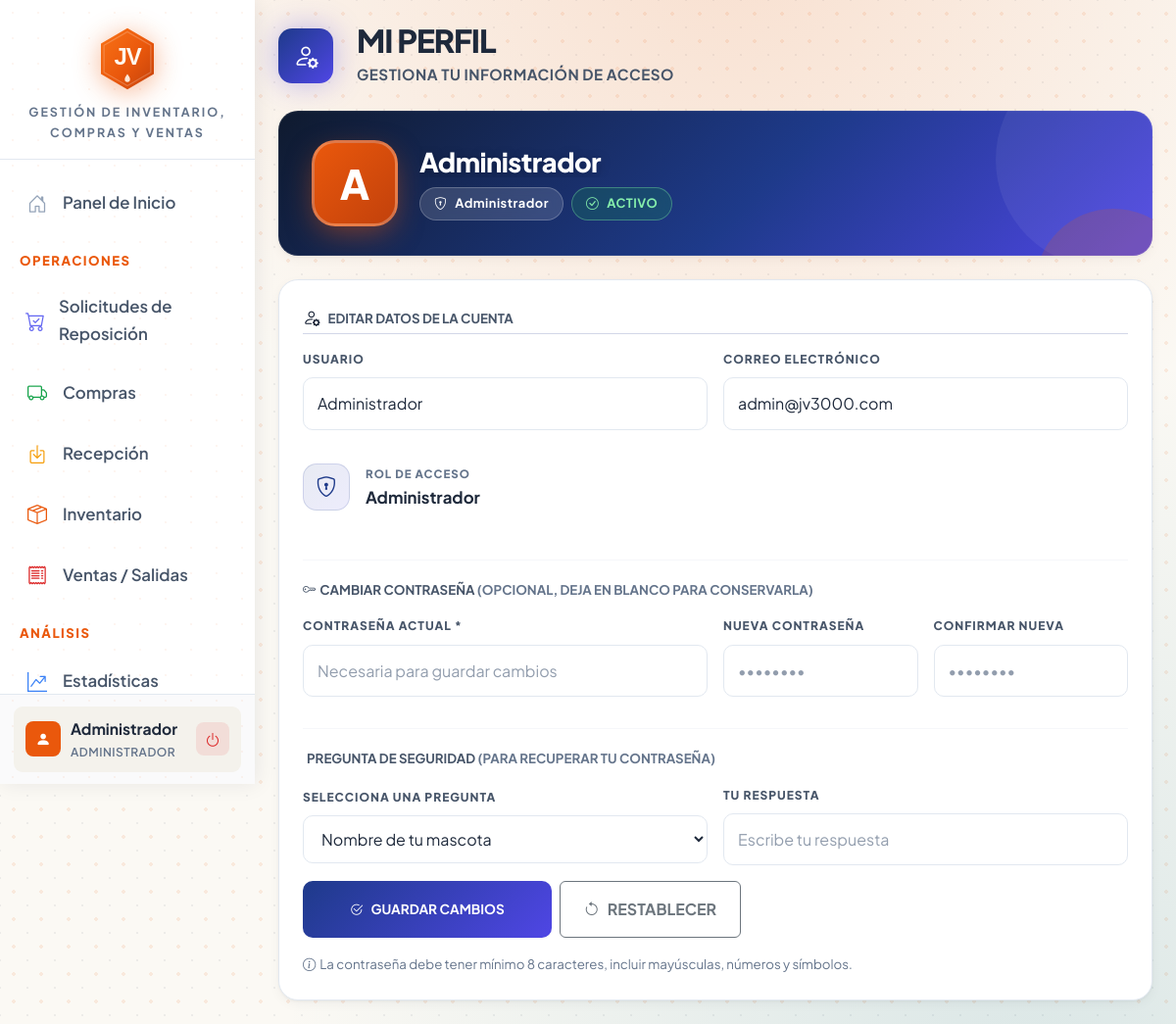
/dashboard/perfil.php (signed in), run on the app's committed database.
### tables this page shows
CREATE TABLE `usuarios` (
  `id_usuario` int(11) NOT NULL AUTO_INCREMENT,
  `usuario` varchar(50) NOT NULL,
  `correo` varchar(100) NOT NULL,
  `password` varchar(255) NOT NULL,
  `id_rol` int(11) DEFAULT NULL,
  `status` enum('Activo','Inactivo') NOT NULL DEFAULT 'Activo',
  `aprobado` tinyint(1) DEFAULT 0 COMMENT '0=Pendiente, 1=Aprobado',
  `pregunta_seguridad` varchar(200) DEFAULT NULL,
  `respuesta_seguridad` varchar(255) DEFAULT NULL,
  PRIMARY KEY (`id_usuario`),
  UNIQUE KEY `idx_user` (`usuario`),
  UNIQUE KEY `idx_email` (`correo`),
  KEY `fk_rol` (`id_rol`),
  CONSTRAINT `fk_usuarios_rol` FOREIGN KEY (`id_rol`) REFERENCES `roles` (`id_rol`)
);

### includes/Database.php (called while the page is built, shortened)
<?php
class Database
{
    private static ?self $instance = null;
    private ?mysqli $conn = null;
    public static function getInstance(): self
    {
        if (self::$instance === null) {
            self::$instance = new self();
        }
        return self::$instance;
    }
    public function connect(string $host, string $user, string $pass, string $db): void
    {
        $this->conn = new mysqli($host, $user, $pass, $db);
        $this->conn->set_charset('utf8mb4');
        $this->conn->autocommit(true);
    }
    public function execute(string $sql, array $params = []): mysqli_stmt
    {
        $stmt = $this->conn->prepare($sql);
        if (!empty($params)) {
            $types = '';
            $bindValues = [];
            foreach ($params as $p) {
                if (is_int($p)) {
                    $types .= 'i';
                } elseif (is_float($p)) {
                    $types .= 'd';
                } elseif (is_null($p)) {
                    $types .= 's';
                    $p = null;
                } else {
                    $types .= 's';
                }
                $bindValues[] = $p;
            }
            if (!empty($bindValues)) {
                $stmt->bind_param($types, ...$bindValues);
            }
        }
        if (!$stmt->execute()) {
            throw new RuntimeException('Error ejecutando consulta: ' . $stmt->error);
        }
        return $stmt;
    }
    public function fetchOne(string $sql, array $params = []): ?array
    {
        $stmt = $this->execute($sql, $params);
        $result = $stmt->get_result();
        $row = $result->fetch_assoc();
        return $row ?: null;
    }
}

### includes/helpers.php (called while the page is built, shortened)
<?php
if (!function_exists('getPreguntasRespuestas')) {
    function getPreguntasRespuestas(): array
    {
        return [
            'Nombre de tu mascota',
            'Ciudad donde naciste',
            'Nombre de tu mejor amigo',
            'Comida favorita',
            'Nombre de tu escuela primaria',
            'Apellido de tu abuela materna',
            'Marca de tu primer auto',
            'Color favorito',
        ];
    }
}

### dashboard/perfil.php (the view, shortened to what this page needs)
<?php
$db = Database::getInstance();
$id_usuario = (int)$_SESSION['id_usuario'];
$usuario_data = $db->fetchOne("SELECT id_usuario, usuario, correo, password, pregunta_seguridad FROM usuarios WHERE id_usuario = ?", [$id_usuario]);
$roles_map = [1 => 'Administrador', 2 => 'Operador de Carga', 3 => 'Operador de Ventas'];
$rol_perfil = $roles_map[(int)($_SESSION['id_rol'] ?? 0)] ?? 'Sin rol';
$inicial = strtoupper(substr($usuario_data['usuario'], 0, 1));
$preguntas_opciones = getPreguntasRespuestas();
?>
<!DOCTYPE html>
<html lang="es">
<head>
    <?php include '../includes/diseno.php'; ?>
    <link rel="stylesheet" href="../assets/dashboard/perfil.css?v=3">
</head>
<body>
    <?php include '../includes/sidebar.php'; ?>
    <div class="main-wrapper" id="mainWrapper">
        <div class="container-fluid px-4 py-4">
            <div class="d-flex align-items-center gap-4 mb-4">
                <div class="perfil-header-icon"><i class="bi bi-person-gear"></i></div>
                <div>
                    <h1 class="module-title">MI PERFIL</h1>
                    <p class="module-subtitle">Gestiona tu información de acceso</p>
                </div>
            </div>
            <div class="profile-hero mb-4">
                <div class="profile-hero-bg" aria-hidden="true"></div>
                <div class="profile-avatar"><?php echo $inicial; ?></div>
                <div class="profile-hero-info">
                    <h2 class="profile-name" title="<?php echo htmlspecialchars($usuario_data['usuario']); ?>"><?php echo htmlspecialchars($usuario_data['usuario']); ?></h2>
                    <div class="d-flex align-items-center gap-2 flex-wrap">
                        <span class="profile-role"><i class="bi bi-shield-lock me-1"></i><?php echo htmlspecialchars($rol_perfil); ?></span>
                        <span class="profile-role profile-role-status"><i class="bi bi-check-circle me-1"></i>ACTIVO</span>
                    </div>
                </div>
            </div>
            <div class="row g-4">
                <div class="col-12">
                    <div class="card-jv p-4 perfil-form">
                        <div class="header-card p-0 mb-3 d-flex align-items-center gap-2">
                            <i class="bi bi-person-gear" style="color:var(--jv-navy);"></i>
                            <span class="fw-bold small text-secondary text-uppercase">Editar Datos de la Cuenta</span>
                        </div>
                        <form method="POST" class="row g-3" id="formPerfil">
                            <div class="col-md-6">
                                <label class="form-label-jv" for="perfil_usuario">USUARIO</label>
                                <input type="text" id="perfil_usuario" name="usuario" class="input-jv" required maxlength="50" value="<?php echo htmlspecialchars($usuario_data['usuario']); ?>" autocomplete="username">
                            </div>
                            <div class="col-md-6">
                                <label class="form-label-jv" for="perfil_correo">CORREO ELECTRÓNICO</label>
                                <input type="email" id="perfil_correo" name="correo" class="input-jv" required maxlength="100" value="<?php echo htmlspecialchars($usuario_data['correo'] ?? ''); ?>" autocomplete="email">
                            </div>
                            <div class="col-12">
                                <div class="info-row">
                                    <div class="info-icon"><i class="bi bi-shield-lock"></i></div>
                                    <div class="info-text">
                                        <div class="info-label">ROL DE ACCESO</div>
                                        <div class="info-value"><?php echo htmlspecialchars($rol_perfil); ?></div>
                                    </div>
                                </div>
                            </div>
                            <div class="col-12">
                                <div class="row g-3 align-items-center">
                                    <div class="col-12">
                                        <hr style="border-color:rgba(30,58,138,0.15);">
                                        <span class="fw-bold small text-secondary text-uppercase"><i class="bi bi-key me-1"></i>Cambiar Contraseña <span class="text-jv-muted">(opcional, deja en blanco para conservarla)</span></span>
                                    </div>
                                    <div class="col-md-6">
                                        <label class="form-label-jv" for="perfil_password_actual">CONTRASEÑA ACTUAL *</label>
                                        <input type="password" id="perfil_password_actual" name="password_actual" class="input-jv" required autocomplete="current-password" placeholder="Necesaria para guardar cambios">
                                    </div>
                                    <div class="col-md-3">
                                        <label class="form-label-jv" for="perfil_password_nueva">NUEVA CONTRASEÑA</label>
                                        <input type="password" id="perfil_password_nueva" name="password_nueva" class="input-jv" autocomplete="new-password" placeholder="••••••••">
                                    </div>
                                    <div class="col-md-3">
                                        <label class="form-label-jv" for="perfil_password_confirm">CONFIRMAR NUEVA</label>
                                        <input type="password" id="perfil_password_confirm" name="password_confirm" class="input-jv" autocomplete="new-password" placeholder="••••••••">
                                    </div>
                                </div>
                            </div>
                            <div class="col-12">
                                <div class="row g-3 align-items-center">
                                    <div class="col-12">
                                        <hr style="border-color:rgba(30,58,138,0.15);">
                                        <span class="fw-bold small text-secondary text-uppercase"><i class="bi bi-shield-question me-1"></i>Pregunta de Seguridad <span class="text-jv-muted">(para recuperar tu contraseña)</span></span>
                                    </div>
                                    <div class="col-md-6">
                                        <label class="form-label-jv" for="perfil_pregunta">SELECCIONA UNA PREGUNTA</label>
                                        <select id="perfil_pregunta" name="pregunta_seguridad" class="input-jv" required>
                                            <?php foreach ($preguntas_opciones as $p): ?>
                                                <option value="<?php echo htmlspecialchars($p); ?>" <?php echo ($p === ($usuario_data['pregunta_seguridad'] ?? '')) ? 'selected' : ''; ?>><?php echo htmlspecialchars($p); ?></option>
                                            <?php endforeach; ?>
                                        </select>
                                    </div>
                                    <div class="col-md-6">
                                        <label class="form-label-jv" for="perfil_respuesta">TU RESPUESTA</label>
                                        <input type="text" id="perfil_respuesta" name="respuesta_seguridad" class="input-jv" required maxlength="255" autocomplete="off" placeholder="Escribe tu respuesta">
                                    </div>
                                </div>
                            </div>
                            <div class="col-12 d-flex flex-wrap gap-2">
                                <button type="submit" class="btn btn-jv-primary px-5 py-3 fw-bolder text-uppercase">
                                    <i class="bi bi-check2-circle me-2"></i>GUARDAR CAMBIOS
                                </button>
                                <button type="reset" class="btn btn-outline-secondary px-4 py-3 fw-bolder text-uppercase">
                                    <i class="bi bi-arrow-counterclockwise me-2"></i>RESTABLECER
                                </button>
                            </div>
                        </form>
                        <p class="small text-jv-muted mt-3 mb-0"><i class="bi bi-info-circle me-1"></i>La contraseña debe tener mínimo 8 caracteres, incluir mayúsculas, números y símbolos.</p>
                    </div>
                </div>
            </div>
        </div>
    </div>
</body>
</html>

### assets/css/diseno.css (style rules this page uses)
:root { --jv-bg-primary: #F4F2EC; --jv-bg-secondary: #FFFFFF; --jv-bg-card: #FFFFFF; --jv-bg-card-light: rgba(255,255,255,0.8); --jv-navy: #0F1A2E; --jv-navy-light: #1E2A3E; --jv-navy-muted: #334155; --jv-navy-dim: #E8EDF3; --jv-orange: #EA580C; --jv-orange-dark: #C2410C; --jv-orange-light: #F97316; --jv-text-primary: #1E293B; --jv-text-secondary: #475569; --jv-text-muted: #64748B; --jv-success: #16A34A; --jv-warning: #D97706; --jv-danger: #DC2626; --jv-info: #2563EB; --jv-border: #E2E8F0; --jv-border-hover: #CBD5E1; --jv-shadow: 0 1px 3px rgba(15,26,46,0.06), 0 4px 12px rgba(15,26,46,0.04); --jv-shadow-sm: 0 1px 2px rgba(15,26,46,0.04); --jv-font-main: 'Plus Jakarta Sans', -apple-system, BlinkMacSystemFont, 'Segoe UI', sans-serif; --jv-font-brand: 'Plus Jakarta Sans', -apple-system, BlinkMacSystemFont, 'Segoe UI', sans-serif; --jv-radius-sm: 6px; --jv-radius: 10px; --jv-radius-lg: 14px; --jv-radius-xl: 20px; }
.text-secondary { color: var(--jv-text-secondary) !important; }
*, *::before, *::after { box-sizing: border-box; }
body { background-color: #FBF9F4; background-image: radial-gradient(circle at 62% -8%, rgba(234,88,12,0.16), transparent 48%), radial-gradient(circle at 88% 108%, rgba(14,116,144,0.14), transparent 50%), radial-gradient(rgba(234,88,12,0.10) 1.7px, transparent 1.8px), radial-gradient(rgba(15,26,46,0.06) 1.2px, transparent 1.3px); background-size: auto, auto, 28px 28px, 28px 28px; background-position: 0 0, 0 0, 0 0, 14px 14px; background-attachment: fixed, fixed, scroll, scroll; color: var(--jv-text-primary); font-family: var(--jv-font-main); font-size: 0.95rem; line-height: 1.7; min-height: 100vh; margin: 0; }
.btn-jv-primary { background: var(--jv-orange); color: #fff; border: none; border-radius: var(--jv-radius); padding: 10px 24px; font-weight: 700; font-size: 0.85rem; transition: all 0.2s ease; box-shadow: var(--jv-shadow-sm); }
.card-jv { background: var(--jv-bg-card); border: 1px solid var(--jv-border); border-radius: var(--jv-radius-lg); padding: 24px; box-shadow: var(--jv-shadow); transition: box-shadow 0.2s ease; }
.input-jv { background: var(--jv-bg-secondary); border: 1.5px solid var(--jv-border); color: var(--jv-text-primary); border-radius: var(--jv-radius); padding: 12px 16px; transition: all 0.2s ease; width: 100%; font-size: 0.9rem; }
.input-jv::placeholder { color: var(--jv-text-muted); opacity: 0.7; }
select.input-jv { appearance: auto; cursor: pointer; }
.module-title { font-family: var(--jv-font-brand); font-size: 2rem; font-weight: 800; letter-spacing: -1px; line-height: 1.1; color: var(--jv-text-primary); margin: 0; }
.module-subtitle { font-size: 0.95rem; font-weight: 700; text-transform: uppercase; letter-spacing: 0.5px; color: var(--jv-text-secondary); margin: 4px 0 0; }
.text-jv-muted { color: var(--jv-text-muted); }

### assets/css/sidebar.css (style rules this page uses)
.main-wrapper { margin-left: 0; transition: margin-left 0.2s ease-out; min-height: 100vh; }
@media (min-width: 769px) { .main-wrapper { margin-left: 260px !important; } }

### data on the page
usuarios: usuario "A", usuario "Administrador", correo "admin@jv3000.com", pregunta_seguridad "Nombre de tu mascota"

### other printed values
$nombre_visual "Administrador"
$rol_visual "ADMINISTRADOR"
$rol_perfil "Administrador"
